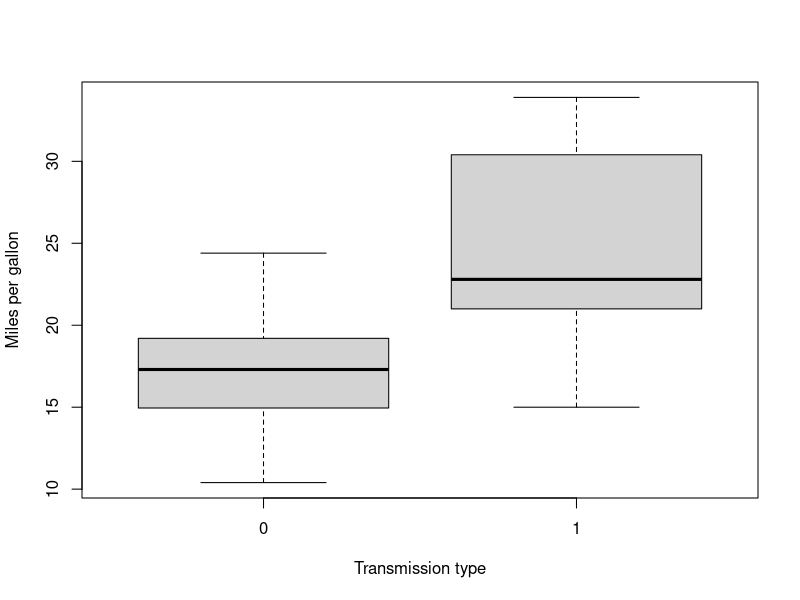
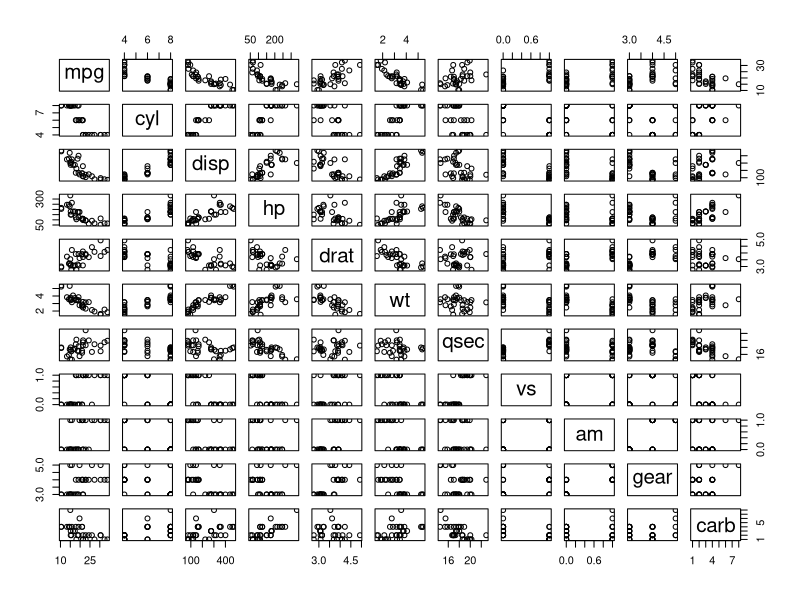
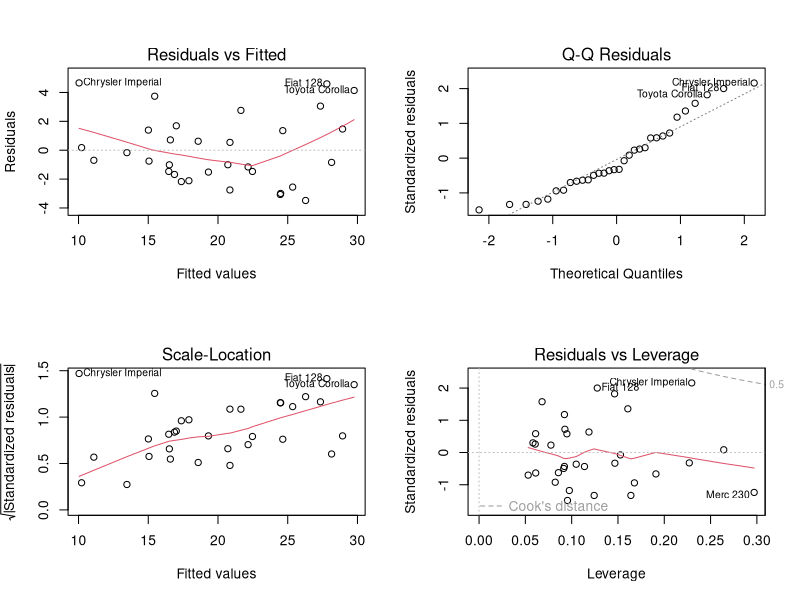

Write the R code that produced these figures, in order.
## ---- chunk 1
knitr::opts_chunk$set(echo = TRUE)
## ---- chunk 2
t.test(mtcars$mpg ~ mtcars$am)
## ---- chunk 3
library(datasets)
data(mtcars)

baseModel <- lm(mpg ~ am, data = mtcars)
fullModel <- lm(mpg ~ ., data = mtcars)
stepModel <- step(fullModel, direction="backward", k=2, trace=0)
bestModel <- lm(mpg ~ qsec + wt + am, data = mtcars)
## ---- chunk 4
boxplot(mpg ~ am, data = mtcars, xlab = "Transmission type", ylab = "Miles per gallon")
## ---- chunk 5
pairs(mtcars)
## ---- chunk 6
summary(bestModel)
## ---- chunk 7
anova(fullModel, bestModel)
## ---- chunk 8
testModel <- lm(mpg ~ qsec + wt + am, data = mtcars)
par(mfrow = c(2, 2))
plot(testModel)
